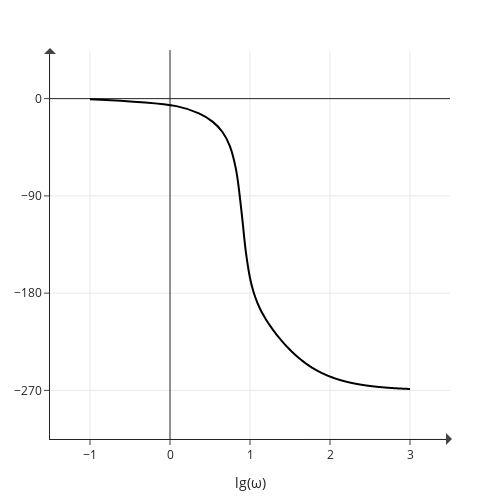

Write notebook code for a chart like this one.
### Code cell
W = np.linspace(-100, 1000, 1001)
WS = ws(W)
argWS = np.arctan2(WS.imag, WS.real) * 180 / np.pi
argWS[argWS > 0] -= 360

fig = go.Figure()
fig.add_trace(
    go.Scatter(
        x=np.log10(W), y=argWS, name="Lm", line_shape='spline',
        # mode='lines+markers',
        line=dict(color='black')
        )
    )

fig.update_layout(
    # title='ЛАЧХ',  
    autosize=False,
    width=500, height=500,
    margin=dict(l=50, r=50, b=50, t=50),
    template='simple_white',
    xaxis_title=r'lg(ω)',
    # yaxis_title=r'$d, r \text{ (solar radius)}$'
    )

fig.update_yaxes(tick0=0, dtick=90)

fig.update_xaxes(zeroline=True)
fig.update_yaxes(zeroline=True)

fig.update_xaxes(showgrid=True)
fig.update_yaxes(showgrid=True)

fig.update_yaxes(range=[-270-45, 0+45])
fig.update_xaxes(range=[-1.5, 3.5])

fig.add_annotation(
    x=3.5, y=-270-45,
    text="",
    ax=-150, ay=0,
    xshift=2,
    yshift=0,
    showarrow=True,
    arrowsize=20,
    arrowwidth=0.1,
    arrowhead=1
    )

fig.add_annotation(
    x=-1.5, y=0+45,
    text="",
    ax=0, ay=150,
    xshift=0,
    yshift=2,
    showarrow=True,
    arrowsize=20,
    arrowwidth=0.1,
    arrowhead=1
    )

fig.show()

### Figure 1 — Plotly figure (JSON) as saved in the notebook; plotly's stock layout.template omitted (floating-point values rounded to 4 significant figures; data arrays with more than 128 entries replaced by an {"elided": "..."} marker saying what was removed)
{"data": [{"line": {"color": "black", "shape": "spline"}, "name": "Lm", "type": "scatter", "x": {"elided": "1001 float values"}, "y": {"elided": "1001 float values"}}], "layout": {"annotations": [{"arrowhead": 1, "arrowsize": 20, "arrowwidth": 0.1, "ax": -150, "ay": 0, "showarrow": true, "text": "", "x": 3.5, "xshift": 2, "y": -315, "yshift": 0}, {"arrowhead": 1, "arrowsize": 20, "arrowwidth": 0.1, "ax": 0, "ay": 150, "showarrow": true, "text": "", "x": -1.5, "xshift": 0, "y": 45, "yshift": 2}], "autosize": false, "height": 500, "margin": {"b": 50, "l": 50, "r": 50, "t": 50}, "width": 500, "xaxis": {"range": [-1.5, 3.5], "showgrid": true, "title": {"text": "lg(ω)"}, "zeroline": true}, "yaxis": {"dtick": 90, "range": [-315, 45], "showgrid": true, "tick0": 0, "zeroline": true}}}
